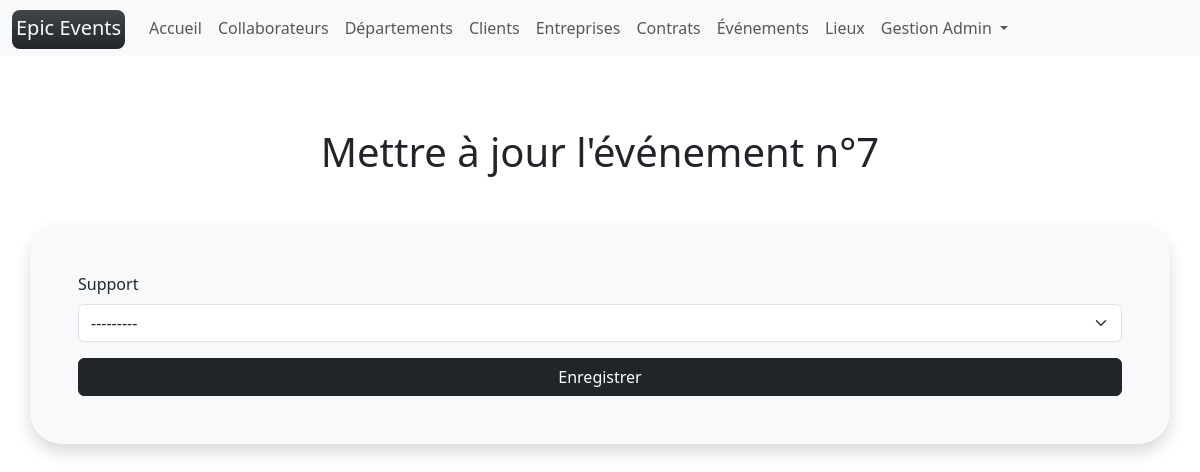
Page /events/7/change_support/ (signed in) on the committed database.
### epic_events/models/collaborator.py (models this page shows, shortened)
class Collaborator(UserMixin, AbstractUser):
    department = models.ForeignKey(to=Department, on_delete=models.RESTRICT, null=True)
    birthdate = models.DateField(verbose_name="Date de naissance")
    REQUIRED_FIELDS = ["first_name", "last_name"]
    USERNAME_FIELD = "email"
    username = date_joined = None
    @property
    def str_id(self) -> str:
        if self.id:
            return str(self.id)
        return unfilled
    @property
    def role(self) -> str:
        if self.department:
            return self.department.name
        return unfilled
    @property
    def title(self) -> str:
        if self.first_name:
            return f"{self.role} {self.first_name.capitalize()}"
        return f"{self.role} {unfilled}"

### epic_events/models/department.py (models this page shows, shortened)
class Department(NameFieldMixin):
    @classmethod
    def french_name(self) -> str:
        """used in flash messages"""
        return "Département"

### epic_events/models/contract_event.py (models this page shows, shortened)
class Event(TimeFieldMixin):
    contract = models.ForeignKey(to=Contract, on_delete=models.CASCADE, null=True)
    location = models.ForeignKey(to=Location, on_delete=models.SET_NULL, null=True)
    support = models.ForeignKey(
        to=Collaborator, on_delete=models.SET_NULL, null=True, blank=True
    )
    attendees = models.PositiveIntegerField(
        default=0, verbose_name="Nombre de participants"
    )
    start_date = models.DateTimeField(
        verbose_name="Date de début", null=True, blank=True
    )
    end_date = models.DateTimeField(verbose_name="Date de fin", null=True, blank=True)
    note = models.TextField(max_length=2048, null=True, blank=True)
    @classmethod
    def french_name(self) -> str:
        return "Événement"

### epic_events/views/event.py (the view, shortened to what this page needs)
class ChangeSupportView(change_support_permission, View):
    def get(self, request, id, *args, **kwargs):
        obj = get_object_or_404(model, id=id)
        return render(
            request,
            model.template_name_create(),
            {
                "model_form": model_form2(instance=obj),
                "title": model.french_name().lower(),
                "obj": obj,
            },
        )

### epic_events/forms/event.py
class ChangeSupportForm(forms.ModelForm):
    class Meta:
        model = Event
        fields = ("support",)
    def __init__(self, *args, **kwargs):
        super().__init__(*args, **kwargs)
        supports = Collaborator.objects.filter(department__name="Support")
        self.fields["support"].queryset = supports

### epic_events/models/mixins.py (called while the page is built)
    @classmethod
    def singular_name(self) -> str:
        return self.__name__.lower()

    @classmethod
    def template_name_create(self) -> str:
        return f"{self.singular_name()}/form.html"

    def __str__(self) -> str:
        if self.first_name:
            first_name = self.first_name.capitalize()
        else:
            first_name = unfilled
        if self.last_name:
            last_name = self.last_name.capitalize()
        else:
            last_name = unfilled
        return f"{first_name} {last_name}"

### epic_events/permissions.py (called while the page is built)
    def test_func(self):
        return self.request.user.role == "Gestion"

### epic_events/templates/event/form.html (shortened to what this page needs)
{% extends "base.html" %}
{% load django_bootstrap5 %}
{% block content %}
      <h1 class="text-center my-5">
        {% if 'create' in request.path %}
          Ajouter un nouveau {{title}} à {{obj.french_name|lower}} n°{{obj.id}}
        {% else %}
          Mettre à jour l'{{title}} n°{{obj.id}}
        {% endif %}
      </h1>
    <div class="shadow p-5 mb-5 bg-body-tertiary rounded-5">
      <form method="POST" class="form">
        {% bootstrap_form model_form %}
        <button type="submit" class="btn btn-dark w-100">Enregistrer</button>
      </form>
    </div>
{% endblock content %}

### epic_events/templates/partials/navbar.html (shortened to what this page needs)
<nav class="navbar navbar-expand-lg navbar-light bg-light">
  <div class="container-fluid">
    <a class="navbar-brand" href="{% url 'home' %}">
      <span class="bg-dark text-light p-1 pb-2 bg-gradient rounded-3">
        Epic Events
      </span>
    </a>
    <div class="collapse navbar-collapse" id="navbarScroll">
      {% if user.is_authenticated %}
      <ul class="navbar-nav me-auto my-2 my-lg-0 navbar-nav-scroll" style="--bs-scroll-height: 100px;">
        <li class="nav-item">
          <a
          {% if '/home/' == request.path %}
            class="nav-link active border-bottom border-dark border-2"
            aria-current="page"
          {% else %}
            class="nav-link"
          {% endif %}
            href="{% url 'home' %}">Accueil
          </a>
        </li>
        {% if user.role == "Gestion" %}
        <li class="nav-item">
          <a
          {% if request.path == "/collaborators/" or "collaborators" in request.path and "search" in request.path %}
            class="nav-link active border-bottom border-dark border-2"
            aria-current="page"
          {% else %}
            class="nav-link"
          {% endif %}
           href="{% url 'collaborators' %}">Collaborateurs
          </a>
        </li>
        <li class="nav-item">
          <a
          {% if request.path == "/departments/" or "departments" in request.path and "search" in request.path %}
            class="nav-link active border-bottom border-dark border-2"
            aria-current="page"
          {% else %}
            class="nav-link"
          {% endif %}
            href="{% url 'departments' %}">Départements
          </a>
        </li>
        {% endif %}
        <li class="nav-item">
          <a
          {% if '/customers/' == request.path %}
            class="nav-link active border-bottom border-dark border-2"
            aria-current="page"
          {% else %}
            class="nav-link"
          {% endif %}
           href="{% url 'customers' %}">Clients
          </a>
        </li>
        <li class="nav-item">
          <a
          {% if '/companies/' == request.path %}
            class="nav-link active border-bottom border-dark border-2"
            aria-current="page"
          {% else %}
            class="nav-link"
          {% endif %}
            href="{% url 'companies' %}">Entreprises
          </a>
        </li>
        <li class="nav-item">
          <a
          {% if '/contracts/' == request.path %}
            class="nav-link active border-bottom border-dark border-2"
            aria-current="page"
          {% else %}
            class="nav-link"
          {% endif %}
            href="{% url 'contracts' %}">Contrats
          </a>
        </li>
        <li class="nav-item">
          <a
          {% if '/events/' == request.path %}
            class="nav-link active border-bottom border-dark border-2"
            aria-current="page"
          {% else %}
            class="nav-link"
          {% endif %}
            href="{% url 'events' %}">Événements
          </a>
        </li>
        <li class="nav-item">
          <a
          {% if '/locations/' == request.path %}
            class="nav-link active border-bottom border-dark border-2"
            aria-current="page"
          {% else %}
            class="nav-link"
          {% endif %}
            href="{% url 'locations' %}">Lieux
          </a>
        </li>
        <li class="nav-item dropdown">
          <a
          {% if '/collaborators/'|add:user.str_id|add:'/' == request.path %}
            class="nav-link dropdown-toggle active border-bottom border-dark border-2"
          {% else %}
            class="nav-link dropdown-toggle"
          {% endif %}
          href="#" id="navbarScrollingDropdown" role="button" data-bs-toggle="dropdown" aria-expanded="false">
            {{user.title}}
          </a>
        </li>
      </ul>
      {% endif %}
    </div>
  </div>
</nav>

### rows in the picture
Collaborator: title "Gestion Admin"
Event: id "7", support "---------"

### other values in the picture
{{ title }} "événement"
